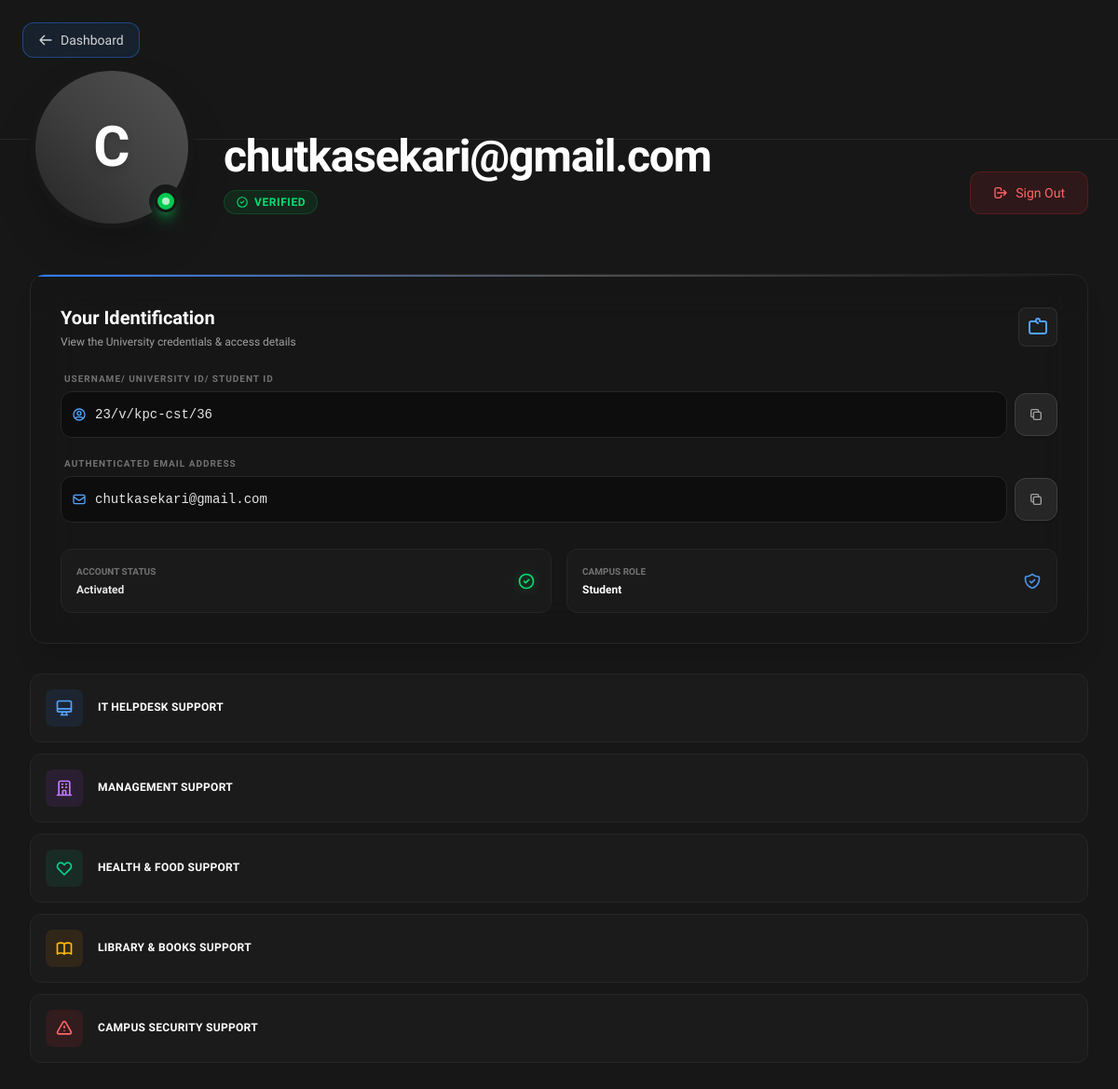
Page /pages/account.php (signed in) on the earlier database version.
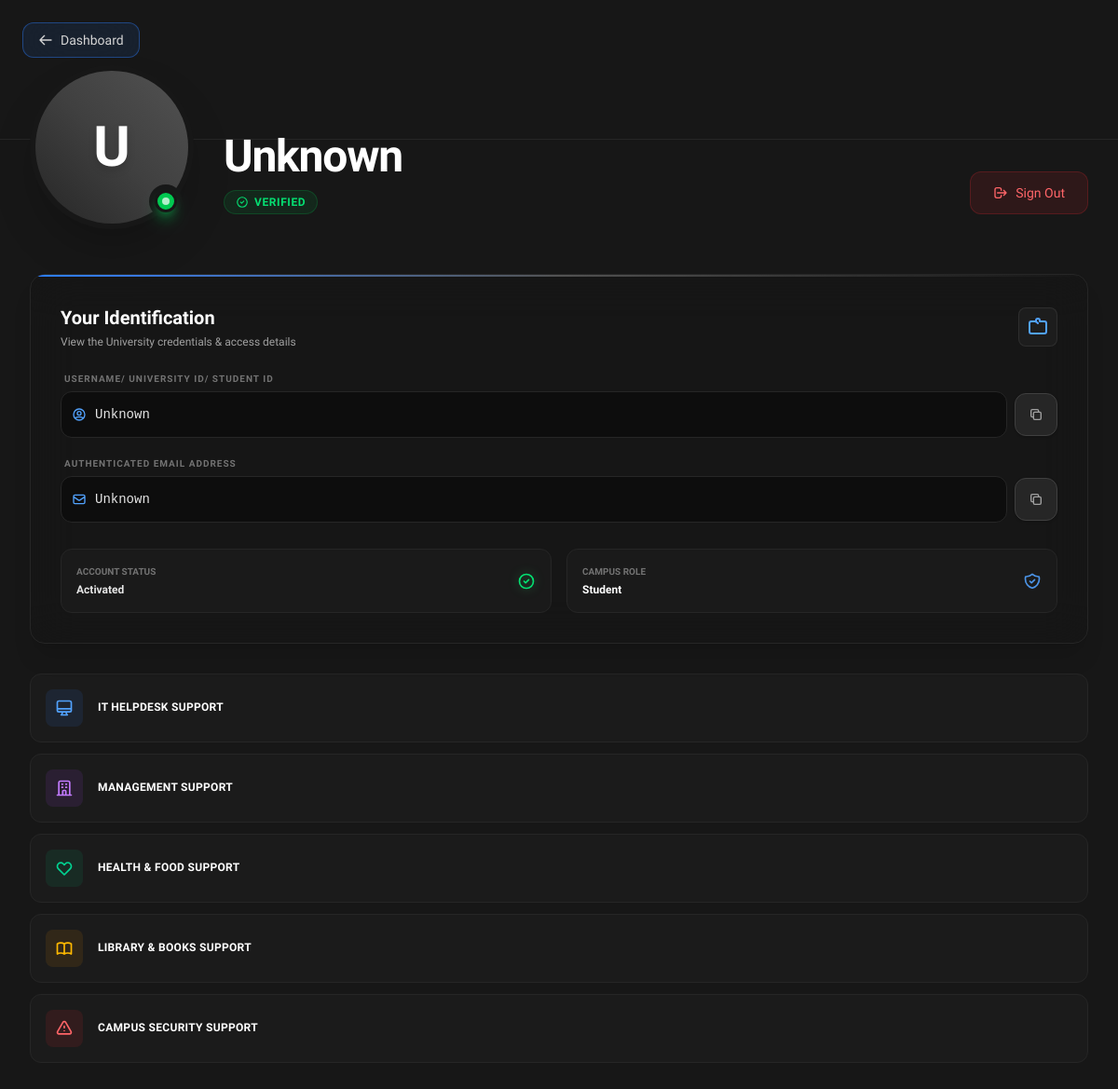
Same page on the later database version.
### tables this page shows
CREATE TABLE `users` (
  `id` int(11) NOT NULL,
  `username` varchar(50) NOT NULL,
  `email` varchar(100) NOT NULL,
  `age` tinyint(3) UNSIGNED NOT NULL,
  `gender` enum('male','female','prefer_not') NOT NULL,
  `password_hash` varchar(255) NOT NULL CHECK (char_length(`password_hash`) >= 60),
  `is_admin` tinyint(1) NOT NULL DEFAULT 0,
  `created_at` timestamp NOT NULL DEFAULT current_timestamp()
);

### src/pages/account.php (the view, shortened to what the rows shown need)
<?php
include './../core/connection.php';
$user_id = $_SESSION['user_id'] ?? null;
$username = 'Unknown';
$email = 'Unknown';
$stmt = $conn->prepare("SELECT username, email, is_admin FROM users WHERE id = ? LIMIT 1");
if ($stmt) {
    $stmt->bind_param("i", $user_id);
    $stmt->execute();
    $stmt->bind_result($db_username, $db_email, $db_is_admin);
    if ($stmt->fetch()) {
        $username = $db_username;
        $email = $db_email;
    }
}
$email_initial = strtoupper(substr($email, 0, 1));
?>
<!DOCTYPE html>
<html lang="en">
<head>
    <link rel="stylesheet" href="./../src/output.css">
</head>
<body class="bg-neutral-900 text-gray-200 min-h-screen flex flex-col antialiased selection:bg-blue-500/30"
    style="font-family: 'Lexend Deca', system-ui, -apple-system, BlinkMacSystemFont, sans-serif;">
    <div class="flex-1 w-full max-w-7xl mx-auto px-4 sm:px-6 lg:px-8 -mt-12 md:-mt-20 relative z-10 pb-12">
        <div class="flex flex-col md:flex-row items-center md:items-end gap-4 md:gap-8 mb-8 md:mb-12">
            <div class="relative shrink-0 group">
                <div
                    class="w-28 h-28 md:w-44 md:h-44 rounded-full bg-neutral-900 border-4 md:border-[6px] border-neutral-900 shadow-2xl flex items-center justify-center relative overflow-hidden">
                    <div
                        class="absolute inset-0 bg-gradient-to-tr from-neutral-800 via-neutral-700 to-neutral-600 group-hover:scale-110 transition-transform duration-700">
                    </div>
                    <span class="relative z-10 text-4xl md:text-6xl font-bold text-white drop-shadow-lg">
                        <?php echo $email_initial; ?>
                    </span>
                </div>
            </div>
            <div class="flex-1 w-full text-center md:text-left pb-0 md:pb-4">
                <h1 class="text-2xl md:text-5xl font-bold text-white tracking-tight mb-3 break-all md:break-normal">
                    <?php echo htmlspecialchars($email); ?>
                </h1>
                <div class="flex flex-wrap items-center justify-center md:justify-start gap-2 md:gap-3">
                    <span
                        class="inline-flex items-center gap-1.5 px-3 py-1 rounded-full border bg-green-500/10 border-green-500/20 text-green-400 text-[10px] md:text-xs font-bold uppercase tracking-wider backdrop-blur-md">
                    </span>
                </div>
            </div>
        </div>
        <div class="grid grid-cols-1 xl:grid-cols-3 gap-6 md:gap-8">
            <div class="xl:col-span-2 space-y-6">
                <div
                    class="bg-neutral-900/60 backdrop-blur-xl border border-neutral-800 rounded-2xl p-5 md:p-8 shadow-xl relative overflow-hidden h-full">
                    <div class="flex items-center justify-between mb-6">
                        <div>
                            <h2 class="text-lg md:text-xl font-bold text-white">Your Identification</h2>
                        </div>
                    </div>
                    <div class="grid grid-cols-1 gap-5">
                        <div class="group">
                            <div class="flex items-center gap-2">
                                <div class="relative flex-1 min-w-0">
                                    <div class="absolute inset-y-0 left-0 pl-3 flex items-center pointer-events-none">
                                    </div>
                                    <div
                                        class="w-full bg-black/40 border border-neutral-800 text-neutral-200 text-sm rounded-xl py-3.5 pl-9 pr-4 font-mono truncate group-hover:border-neutral-700 transition-colors">
                                        <?php echo htmlspecialchars($username); ?>
                                    </div>
                                </div>
                            </div>
                        </div>
                        <div class="group">
                            <div class="flex items-center gap-2">
                                <div class="relative flex-1 min-w-0">
                                    <div class="absolute inset-y-0 left-0 pl-3 flex items-center pointer-events-none">
                                    </div>
                                    <div
                                        class="w-full bg-black/40 border border-neutral-800 text-neutral-200 text-sm rounded-xl py-3.5 pl-9 pr-4 font-mono truncate group-hover:border-neutral-700 transition-colors">
                                        <?php echo htmlspecialchars($email); ?>
                                    </div>
                                </div>
                            </div>
                        </div>
                    </div>
                </div>
            </div>
        </div>
    </div>
</body>
</html>

Differences in the rows shown:
removed users: email "C", email "chutkasekari@gmail.com", username "23/v/kpc-cst/36"
Other differences:
$email_initial: (not shown) → "U"
$email: (not shown) → "Unknown"
$username: (not shown) → "Unknown"
